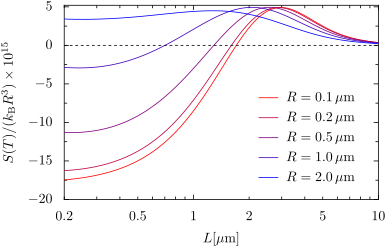

Write Python code to recreate this figure.
#!/usr/bin/python

from __future__ import division
from pyx import *

text.set(mode="latex")

kB = 1.3806488e-23

files = {
   "2.0": r"$R = 2.0 \, \mu\mathrm{m}$",
   "1.0": r"$R = 1.0 \, \mu\mathrm{m}$",
   "0.5": r"$R = 0.5 \, \mu\mathrm{m}$",
   "0.2": r"$R = 0.2 \, \mu\mathrm{m}$",
   "0.1": r"$R = 0.1 \, \mu\mathrm{m}$"
}

d = []
keys = files.keys()
keys.sort()
for filename in keys:
    data = []
    plot = []
    fh = open(filename, "r")
    # R, L, T, F, L/R, lmax, nmax, time
    for line in fh:
        line = line.strip()
        if len(line) == 0 or line[0] == '#' or "ETA" in line:
            continue
        data.append(map(float, line.split(",")))

    fh.close()

    for i in range(len(data)//3):
        il = 3*i
        im = 3*i+1
        ir = 3*i+2

        R = data[im][0]
        S = - (data[il][3]-data[ir][3])/(data[il][2]-data[ir][2])

        plot.append((data[im][1]*1e6, S/(kB*R**3*1e15)))

    d.append(graph.data.points(plot, x=1, y=2, title=files[filename]))

g = graph.graphxy(
    width = 8,
    key=graph.key.key(pos="br"),
    x = graph.axis.log(min=0.2, max=10, title=r"$L [\mu \mathrm{m}]$"),
    y = graph.axis.lin(min=-20, max=5.2, title=r"$S(T)/(k_\mathrm{B} R^3) \times 10^{15}$")
)

attrs = [color.gradient.RedBlue, style.linestyle.solid]
g.plot(d, [graph.style.line(attrs)])
g.finish()
g.stroke(g.ygridpath(0), [style.linestyle.dashed])
g.writePDFfile("plot.pdf")
